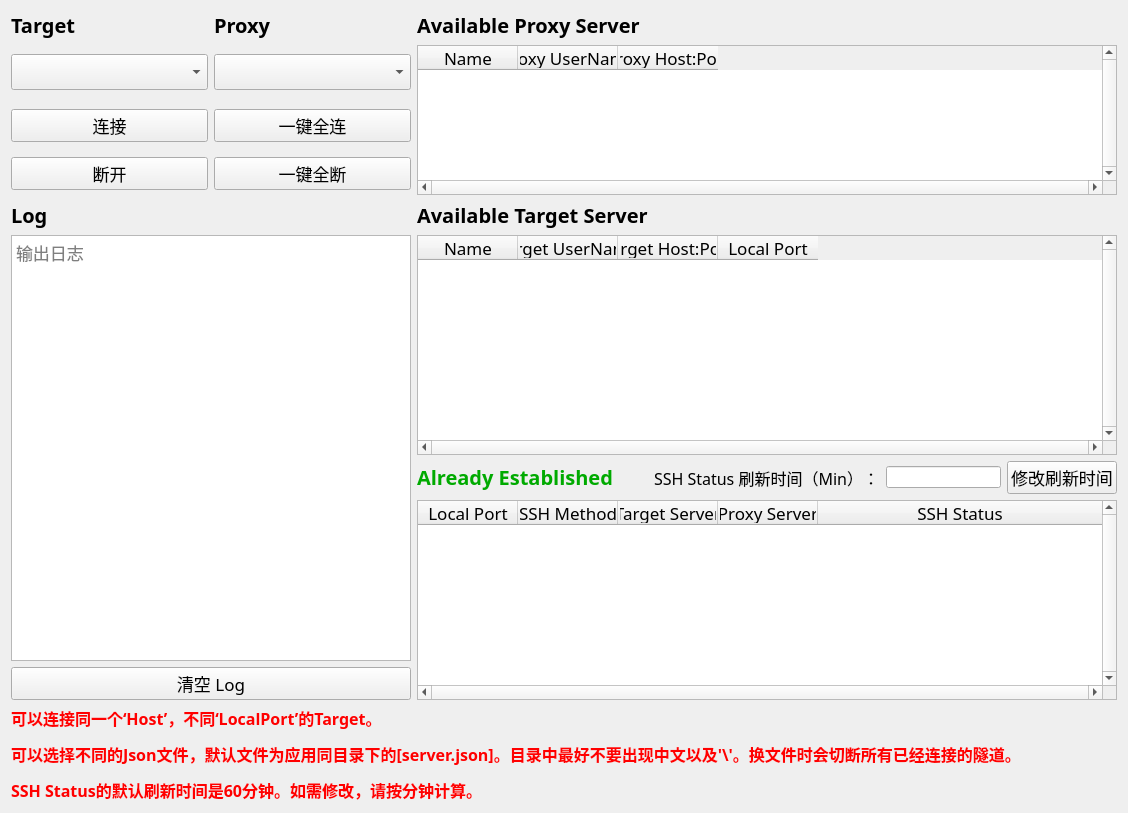
      <widget class="QWidget" name="pageConnect">
       <property name="sizePolicy">
        <sizepolicy hsizetype="Expanding" vsizetype="Expanding">
         <horstretch>0</horstretch>
         <verstretch>0</verstretch>
        </sizepolicy>
       </property>
       <layout class="QGridLayout" name="gridLayout">
        <item row="0" column="0">
         <widget class="QLabel" name="label_2">
          <property name="sizePolicy">
           <sizepolicy hsizetype="Preferred" vsizetype="Fixed">
            <horstretch>0</horstretch>
            <verstretch>0</verstretch>
           </sizepolicy>
          </property>
          <property name="font">
           <font>
            <family>等线</family>
            <pointsize>15</pointsize>
            <weight>75</weight>
            <bold>true</bold>
           </font>
          </property>
          <property name="text">
           <string>Target</string>
          </property>
         </widget>
        </item>
        <item row="0" column="1">
         <widget class="QLabel" name="label_3">
          <property name="sizePolicy">
           <sizepolicy hsizetype="Preferred" vsizetype="Fixed">
            <horstretch>0</horstretch>
            <verstretch>0</verstretch>
           </sizepolicy>
          </property>
          <property name="font">
           <font>
            <family>等线</family>
            <pointsize>15</pointsize>
            <weight>75</weight>
            <bold>true</bold>
           </font>
          </property>
          <property name="text">
           <string>Proxy</string>
          </property>
         </widget>
        </item>
        <item row="0" column="2">
         <widget class="QLabel" name="label_57">
          <property name="font">
           <font>
            <family>等线</family>
            <pointsize>15</pointsize>
            <weight>75</weight>
            <bold>true</bold>
           </font>
          </property>
          <property name="text">
           <string>Available Proxy Server</string>
          </property>
         </widget>
        </item>
        <item row="1" column="0">
         <widget class="QComboBox" name="serverListBox">
          <property name="sizePolicy">
           <sizepolicy hsizetype="Expanding" vsizetype="Fixed">
            <horstretch>0</horstretch>
            <verstretch>0</verstretch>
           </sizepolicy>
          </property>
          <property name="font">
           <font>
            <family>等线</family>
            <pointsize>15</pointsize>
           </font>
          </property>
          <property name="currentIndex">
           <number>-1</number>
          </property>
          <property name="placeholderText">
           <string/>
          </property>
         </widget>
        </item>
        <item row="1" column="1">
         <widget class="QComboBox" name="proxyListBox">
          <property name="sizePolicy">
           <sizepolicy hsizetype="Expanding" vsizetype="Fixed">
            <horstretch>0</horstretch>
            <verstretch>0</verstretch>
           </sizepolicy>
          </property>
          <property name="font">
           <font>
            <family>等线</family>
            <pointsize>15</pointsize>
           </font>
          </property>
          <property name="currentIndex">
           <number>-1</number>
          </property>
          <property name="placeholderText">
           <string/>
          </property>
         </widget>
        </item>
        <item row="1" column="2" rowspan="3" colspan="4">
         <widget class="QTableWidget" name="tblWdgAvailableProxyServer">
          <property name="minimumSize">
           <size>
            <width>700</width>
            <height>150</height>
           </size>
          </property>
          <property name="font">
           <font>
            <family>等线</family>
            <pointsize>13</pointsize>
           </font>
          </property>
          <property name="verticalScrollBarPolicy">
           <enum>Qt::ScrollBarAlwaysOn</enum>
          </property>
          <property name="horizontalScrollBarPolicy">
           <enum>Qt::ScrollBarAlwaysOn</enum>
          </property>
          <property name="verticalScrollMode">
           <enum>QAbstractItemView::ScrollPerPixel</enum>
          </property>
          <property name="horizontalScrollMode">
           <enum>QAbstractItemView::ScrollPerPixel</enum>
          </property>
          <property name="sortingEnabled">
           <bool>true</bool>
          </property>
          <attribute name="horizontalHeaderCascadingSectionResizes">
           <bool>true</bool>
          </attribute>
          <attribute name="horizontalHeaderMinimumSectionSize">
           <number>31</number>
          </attribute>
          <attribute name="horizontalHeaderShowSortIndicator" stdset="0">
           <bool>true</bool>
          </attribute>
          <attribute name="horizontalHeaderStretchLastSection">
           <bool>false</bool>
          </attribute>
          <attribute name="verticalHeaderCascadingSectionResizes">
           <bool>false</bool>
          </attribute>
          <attribute name="verticalHeaderMinimumSectionSize">
           <number>29</number>
          </attribute>
          <column>
           <property name="text">
            <string>Name</string>
           </property>
           <property name="font">
            <font>
             <pointsize>13</pointsize>
            </font>
           </property>
           <property name="textAlignment">
            <set>AlignCenter</set>
           </property>
          </column>
          <column>
           <property name="text">
            <string>Proxy UserName</string>
           </property>
           <property name="font">
            <font>
             <pointsize>13</pointsize>
            </font>
           </property>
           <property name="textAlignment">
            <set>AlignCenter</set>
           </property>
          </column>
          <column>
           <property name="text">
            <string>Proxy Host:Port</string>
           </property>
           <property name="font">
            <font>
             <pointsize>13</pointsize>
            </font>
           </property>
           <property name="textAlignment">
            <set>AlignCenter</set>
           </property>
          </column>
         </widget>
        </item>
        <item row="2" column="0">
         <widget class="QPushButton" name="btnStart">
          <property name="sizePolicy">
           <sizepolicy hsizetype="Preferred" vsizetype="Fixed">
            <horstretch>0</horstretch>
            <verstretch>0</verstretch>
           </sizepolicy>
          </property>
          <property name="font">
           <font>
            <family>等线</family>
            <pointsize>13</pointsize>
            <weight>50</weight>
            <bold>false</bold>
           </font>
          </property>
          <property name="text">
           <string>连接</string>
          </property>
         </widget>
        </item>
        <item row="2" column="1">
         <widget class="QPushButton" name="btnAllStart">
          <property name="sizePolicy">
           <sizepolicy hsizetype="Preferred" vsizetype="Fixed">
            <horstretch>0</horstretch>
            <verstretch>0</verstretch>
           </sizepolicy>
          </property>
          <property name="font">
           <font>
            <family>等线</family>
            <pointsize>13</pointsize>
            <weight>50</weight>
            <bold>false</bold>
           </font>
          </property>
          <property name="text">
           <string>一键全连</string>
          </property>
         </widget>
        </item>
        <item row="3" column="0">
         <widget class="QPushButton" name="btnStop">
          <property name="sizePolicy">
           <sizepolicy hsizetype="Preferred" vsizetype="Fixed">
            <horstretch>0</horstretch>
            <verstretch>0</verstretch>
           </sizepolicy>
          </property>
          <property name="font">
           <font>
            <family>等线</family>
            <pointsize>13</pointsize>
            <weight>50</weight>
            <bold>false</bold>
           </font>
          </property>
          <property name="text">
           <string>断开</string>
          </property>
         </widget>
        </item>
        <item row="3" column="1">
         <widget class="QPushButton" name="btnAllStop">
          <property name="sizePolicy">
           <sizepolicy hsizetype="Preferred" vsizetype="Fixed">
            <horstretch>0</horstretch>
            <verstretch>0</verstretch>
           </sizepolicy>
          </property>
          <property name="font">
           <font>
            <family>等线</family>
            <pointsize>13</pointsize>
            <weight>50</weight>
            <bold>false</bold>
           </font>
          </property>
          <property name="text">
           <string>一键全断</string>
          </property>
         </widget>
        </item>
        <item row="4" column="0">
         <widget class="QLabel" name="label_56">
          <property name="font">
           <font>
            <family>等线</family>
            <pointsize>15</pointsize>
            <weight>75</weight>
            <bold>true</bold>
           </font>
          </property>
          <property name="text">
           <string>Log</string>
          </property>
         </widget>
        </item>
        <item row="4" column="2">
         <widget class="QLabel" name="label">
          <property name="font">
           <font>
            <family>等线</family>
            <pointsize>15</pointsize>
            <weight>75</weight>
            <bold>true</bold>
           </font>
          </property>
          <property name="text">
           <string>Available Target Server</string>
          </property>
         </widget>
        </item>
        <item row="5" column="0" rowspan="3" colspan="2">
         <widget class="QTextBrowser" name="txtBrowerLog">
          <property name="sizePolicy">
           <sizepolicy hsizetype="Expanding" vsizetype="MinimumExpanding">
            <horstretch>0</horstretch>
            <verstretch>0</verstretch>
           </sizepolicy>
          </property>
          <property name="minimumSize">
           <size>
            <width>400</width>
            <height>0</height>
           </size>
          </property>
          <property name="font">
           <font>
            <family>等线</family>
            <pointsize>13</pointsize>
           </font>
          </property>
          <property name="placeholderText">
           <string>输出日志</string>
          </property>
         </widget>
        </item>
        <item row="5" column="2" colspan="4">
         <widget class="QTableWidget" name="tblWdgAvailableTargetServer">
          <property name="minimumSize">
           <size>
            <width>700</width>
            <height>220</height>
           </size>
          </property>
          <property name="font">
           <font>
            <family>等线</family>
            <pointsize>13</pointsize>
           </font>
          </property>
          <property name="verticalScrollBarPolicy">
           <enum>Qt::ScrollBarAlwaysOn</enum>
          </property>
          <property name="horizontalScrollBarPolicy">
           <enum>Qt::ScrollBarAlwaysOn</enum>
          </property>
          <property name="verticalScrollMode">
           <enum>QAbstractItemView::ScrollPerPixel</enum>
          </property>
          <property name="horizontalScrollMode">
           <enum>QAbstractItemView::ScrollPerPixel</enum>
          </property>
          <property name="sortingEnabled">
           <bool>true</bool>
          </property>
          <attribute name="horizontalHeaderCascadingSectionResizes">
           <bool>true</bool>
          </attribute>
          <attribute name="horizontalHeaderMinimumSectionSize">
           <number>31</number>
          </attribute>
          <attribute name="horizontalHeaderShowSortIndicator" stdset="0">
           <bool>true</bool>
          </attribute>
          <attribute name="horizontalHeaderStretchLastSection">
           <bool>false</bool>
          </attribute>
          <attribute name="verticalHeaderCascadingSectionResizes">
           <bool>false</bool>
          </attribute>
          <attribute name="verticalHeaderMinimumSectionSize">
           <number>29</number>
          </attribute>
          <column>
           <property name="text">
            <string>Name</string>
           </property>
           <property name="font">
            <font>
             <pointsize>13</pointsize>
            </font>
           </property>
           <property name="textAlignment">
            <set>AlignCenter</set>
           </property>
          </column>
          <column>
           <property name="text">
            <string>Target UserName</string>
           </property>
           <property name="font">
            <font>
             <pointsize>13</pointsize>
            </font>
           </property>
           <property name="textAlignment">
            <set>AlignCenter</set>
           </property>
          </column>
          <column>
           <property name="text">
            <string>Target Host:Port</string>
           </property>
           <property name="font">
            <font>
             <pointsize>13</pointsize>
            </font>
           </property>
           <property name="textAlignment">
            <set>AlignCenter</set>
           </property>
          </column>
          <column>
           <property name="text">
            <string>Local Port</string>
           </property>
           <property name="font">
            <font>
             <pointsize>13</pointsize>
            </font>
           </property>
           <property name="textAlignment">
            <set>AlignCenter</set>
           </property>
          </column>
         </widget>
        </item>
        <item row="6" column="2">
         <widget class="QLabel" name="label_4">
          <property name="font">
           <font>
            <family>等线</family>
            <pointsize>15</pointsize>
            <weight>75</weight>
            <bold>true</bold>
           </font>
          </property>
          <property name="mouseTracking">
           <bool>true</bool>
          </property>
          <property name="text">
           <string>&lt;html&gt;&lt;head/&gt;&lt;body&gt;&lt;p&gt;&lt;span style=&quot; color:#00aa00;&quot;&gt;Already Established&lt;/span&gt;&lt;/p&gt;&lt;/body&gt;&lt;/html&gt;</string>
          </property>
         </widget>
        </item>
        <item row="6" column="3">
         <widget class="QLabel" name="label_65">
          <property name="font">
           <font>
            <family>等线</family>
            <pointsize>12</pointsize>
           </font>
          </property>
          <property name="text">
           <string>SSH Status 刷新时间（Min）：</string>
          </property>
         </widget>
        </item>
        <item row="6" column="4">
         <widget class="QLineEdit" name="lineEditRefreshTime"/>
        </item>
        <item row="6" column="5">
         <widget class="QPushButton" name="btnReviseRefreshTime">
          <property name="font">
           <font>
            <family>等线</family>
            <pointsize>13</pointsize>
           </font>
          </property>
          <property name="text">
           <string>修改刷新时间</string>
          </property>
         </widget>
        </item>
        <item row="7" column="2" rowspan="2" colspan="4">
         <widget class="QTableWidget" name="tblWdgStatus">
          <property name="sizePolicy">
           <sizepolicy hsizetype="Expanding" vsizetype="Expanding">
            <horstretch>0</horstretch>
            <verstretch>0</verstretch>
           </sizepolicy>
          </property>
          <property name="minimumSize">
           <size>
            <width>700</width>
            <height>200</height>
           </size>
          </property>
          <property name="font">
           <font>
            <family>等线</family>
            <pointsize>13</pointsize>
           </font>
          </property>
          <property name="layoutDirection">
           <enum>Qt::LeftToRight</enum>
          </property>
          <property name="verticalScrollBarPolicy">
           <enum>Qt::ScrollBarAlwaysOn</enum>
          </property>
          <property name="horizontalScrollBarPolicy">
           <enum>Qt::ScrollBarAlwaysOn</enum>
          </property>
          <property name="sizeAdjustPolicy">
           <enum>QAbstractScrollArea::AdjustIgnored</enum>
          </property>
          <property name="verticalScrollMode">
           <enum>QAbstractItemView::ScrollPerPixel</enum>
          </property>
          <property name="horizontalScrollMode">
           <enum>QAbstractItemView::ScrollPerPixel</enum>
          </property>
          <property name="showGrid">
           <bool>true</bool>
          </property>
          <property name="gridStyle">
           <enum>Qt::SolidLine</enum>
          </property>
          <property name="sortingEnabled">
           <bool>true</bool>
          </property>
          <property name="wordWrap">
           <bool>true</bool>
          </property>
          <property name="cornerButtonEnabled">
           <bool>true</bool>
          </property>
          <property name="rowCount">
           <number>0</number>
          </property>
          <attribute name="horizontalHeaderCascadingSectionResizes">
           <bool>true</bool>
          </attribute>
          <attribute name="horizontalHeaderHighlightSections">
           <bool>true</bool>
          </attribute>
          <attribute name="horizontalHeaderShowSortIndicator" stdset="0">
           <bool>true</bool>
          </attribute>
          <attribute name="horizontalHeaderStretchLastSection">
           <bool>true</bool>
          </attribute>
          <attribute name="verticalHeaderVisible">
           <bool>false</bool>
          </attribute>
          <attribute name="verticalHeaderCascadingSectionResizes">
           <bool>true</bool>
          </attribute>
          <attribute name="verticalHeaderHighlightSections">
           <bool>true</bool>
          </attribute>
          <attribute name="verticalHeaderShowSortIndicator" stdset="0">
           <bool>false</bool>
          </attribute>
          <attribute name="verticalHeaderStretchLastSection">
           <bool>false</bool>
          </attribute>
          <column>
           <property name="text">
            <string>Local Port</string>
           </property>
           <property name="font">
            <font>
             <pointsize>13</pointsize>
            </font>
           </property>
           <property name="textAlignment">
            <set>AlignCenter</set>
           </property>
          </column>
          <column>
           <property name="text">
            <string>SSH Method</string>
           </property>
           <property name="font">
            <font>
             <pointsize>13</pointsize>
            </font>
           </property>
           <property name="textAlignment">
            <set>AlignCenter</set>
           </property>
          </column>
          <column>
           <property name="text">
            <string>Target Server</string>
           </property>
           <property name="font">
            <font>
             <pointsize>13</pointsize>
            </font>
           </property>
           <property name="textAlignment">
            <set>AlignCenter</set>
           </property>
          </column>
          <column>
           <property name="text">
            <string>Proxy Server</string>
           </property>
           <property name="font">
            <font>
             <pointsize>13</pointsize>
            </font>
           </property>
           <property name="textAlignment">
            <set>AlignCenter</set>
           </property>
          </column>
          <column>
           <property name="text">
            <string>SSH Status</string>
           </property>
           <property name="font">
            <font>
             <pointsize>13</pointsize>
            </font>
           </property>
           <property name="textAlignment">
            <set>AlignCenter</set>
           </property>
          </column>
         </widget>
        </item>
        <item row="8" column="0" colspan="2">
         <widget class="QPushButton" name="btnClearLog">
          <property name="font">
           <font>
            <family>等线</family>
            <pointsize>13</pointsize>
           </font>
          </property>
          <property name="text">
           <string>清空 Log</string>
          </property>
         </widget>
        </item>
        <item row="9" column="0" colspan="6">
         <widget class="QLabel" name="label_32">
          <property name="font">
           <font>
            <family>等线</family>
            <pointsize>13</pointsize>
            <weight>75</weight>
            <bold>true</bold>
           </font>
          </property>
          <property name="text">
           <string>&lt;html&gt;&lt;head/&gt;&lt;body&gt;&lt;p&gt;&lt;span style=&quot; font-size:12pt; color:#ff0000;&quot;&gt;可以连接同一个‘Host’，不同‘LocalPort’的Target。&lt;/span&gt;&lt;/p&gt;&lt;p&gt;&lt;span style=&quot; font-size:12pt; color:#ff0000;&quot;&gt;可以选择不同的Json文件，默认文件为应用同目录下的[server.json]。目录中最好不要出现中文以及'\'。换文件时会切断所有已经连接的隧道。&lt;/span&gt;&lt;/p&gt;&lt;p&gt;&lt;span style=&quot; font-size:12pt; color:#ff0000;&quot;&gt;SSH Status的默认刷新时间是60分钟。如需修改，请按分钟计算。&lt;/span&gt;&lt;/p&gt;&lt;/body&gt;&lt;/html&gt;</string>
          </property>
         </widget>
        </item>
       </layout>
      </widget>
